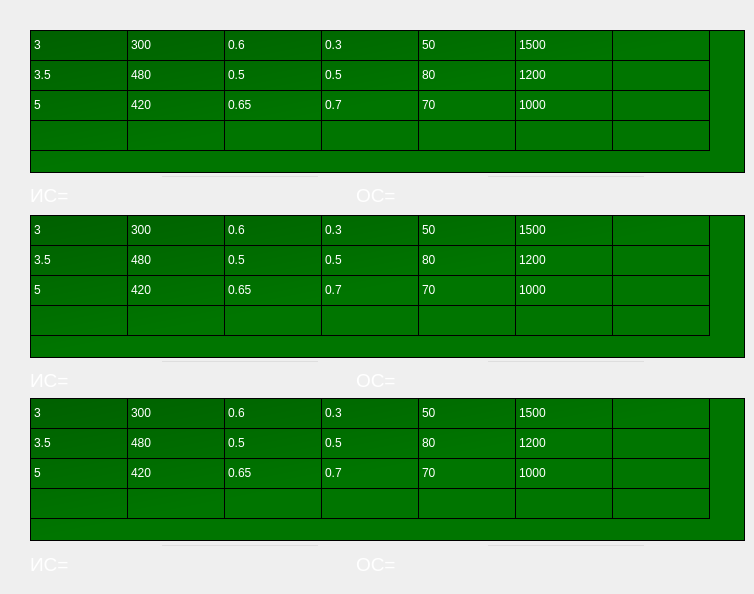
   <widget class="QWidget" name="MAI_6">
    <widget class="QLineEdit" name="IS_12">
     <property name="geometry">
      <rect>
       <x>160</x>
       <y>360</y>
       <width>160</width>
       <height>30</height>
      </rect>
     </property>
     <property name="styleSheet">
      <string notr="true">QLineEdit
{
background: rgb(0,0,0,0);
color: white;
}</string>
     </property>
     <property name="text">
      <string/>
     </property>
    </widget>
    <widget class="QLineEdit" name="IS_13">
     <property name="geometry">
      <rect>
       <x>160</x>
       <y>544</y>
       <width>160</width>
       <height>30</height>
      </rect>
     </property>
     <property name="styleSheet">
      <string notr="true">QLineEdit
{
background: rgb(0,0,0,0);
color: white;
}</string>
     </property>
     <property name="text">
      <string/>
     </property>
    </widget>
    <widget class="QTableWidget" name="tableWidget_36">
     <property name="geometry">
      <rect>
       <x>30</x>
       <y>30</y>
       <width>715</width>
       <height>143</height>
      </rect>
     </property>
     <property name="styleSheet">
      <string notr="true">QTableWidget
{
background-color: 
qlineargradient(x1: 0, y1: 0, x2: 0.5, y2: 0.5, stop: 0 #006000, stop: 1 #007500);
color:white;
}</string>
     </property>
     <property name="columnCount">
      <number>7</number>
     </property>
     <attribute name="horizontalHeaderVisible">
      <bool>false</bool>
     </attribute>
     <attribute name="horizontalHeaderCascadingSectionResizes">
      <bool>true</bool>
     </attribute>
     <attribute name="horizontalHeaderDefaultSectionSize">
      <number>97</number>
     </attribute>
     <attribute name="verticalHeaderVisible">
      <bool>false</bool>
     </attribute>
     <attribute name="verticalHeaderCascadingSectionResizes">
      <bool>true</bool>
     </attribute>
     <row>
      <property name="text">
       <string>А</string>
      </property>
     </row>
     <row>
      <property name="text">
       <string>Б</string>
      </property>
     </row>
     <row>
      <property name="text">
       <string>В</string>
      </property>
     </row>
     <row>
      <property name="text">
       <string>sum</string>
      </property>
     </row>
     <column>
      <property name="text">
       <string>A</string>
      </property>
     </column>
     <column>
      <property name="text">
       <string>Б</string>
      </property>
     </column>
     <column>
      <property name="text">
       <string>В</string>
      </property>
     </column>
     <column>
      <property name="text">
       <string>П(а(i))</string>
      </property>
     </column>
     <column>
      <property name="text">
       <string>П(а(i))^(1/6)</string>
      </property>
     </column>
     <column>
      <property name="text">
       <string>x(i)</string>
      </property>
     </column>
     <column>
      <property name="text">
       <string>max(lambda)</string>
      </property>
     </column>
     <item row="0" column="0">
      <property name="text">
       <string>3</string>
      </property>
     </item>
     <item row="0" column="1">
      <property name="text">
       <string>300</string>
      </property>
     </item>
     <item row="0" column="2">
      <property name="text">
       <string>0.6</string>
      </property>
     </item>
     <item row="0" column="3">
      <property name="text">
       <string>0.3</string>
      </property>
     </item>
     <item row="0" column="4">
      <property name="text">
       <string>50</string>
      </property>
     </item>
     <item row="0" column="5">
      <property name="text">
       <string>1500</string>
      </property>
     </item>
     <item row="1" column="0">
      <property name="text">
       <string>3.5</string>
      </property>
     </item>
     <item row="1" column="1">
      <property name="text">
       <string>480</string>
      </property>
     </item>
     <item row="1" column="2">
      <property name="text">
       <string>0.5</string>
      </property>
     </item>
     <item row="1" column="3">
      <property name="text">
       <string>0.5</string>
      </property>
     </item>
     <item row="1" column="4">
      <property name="text">
       <string>80</string>
      </property>
     </item>
     <item row="1" column="5">
      <property name="text">
       <string>1200</string>
      </property>
     </item>
     <item row="2" column="0">
      <property name="text">
       <string>5</string>
      </property>
     </item>
     <item row="2" column="1">
      <property name="text">
       <string>420</string>
      </property>
     </item>
     <item row="2" column="2">
      <property name="text">
       <string>0.65</string>
      </property>
     </item>
     <item row="2" column="3">
      <property name="text">
       <string>0.7</string>
      </property>
     </item>
     <item row="2" column="4">
      <property name="text">
       <string>70</string>
      </property>
     </item>
     <item row="2" column="5">
      <property name="text">
       <string>1000</string>
      </property>
     </item>
    </widget>
    <widget class="QLabel" name="IS_1_l_12">
     <property name="geometry">
      <rect>
       <x>30</x>
       <y>360</y>
       <width>121</width>
       <height>41</height>
      </rect>
     </property>
     <property name="styleSheet">
      <string notr="true">QLabel
{
color: white;
}</string>
     </property>
     <property name="text">
      <string>&lt;html&gt;&lt;head/&gt;&lt;body&gt;&lt;p&gt;&lt;span style=&quot; font-size:14pt;&quot;&gt;ИС=&lt;/span&gt;&lt;/p&gt;&lt;/body&gt;&lt;/html&gt;</string>
     </property>
    </widget>
    <widget class="QTableWidget" name="tableWidget_37">
     <property name="geometry">
      <rect>
       <x>30</x>
       <y>398</y>
       <width>715</width>
       <height>143</height>
      </rect>
     </property>
     <property name="styleSheet">
      <string notr="true">QTableWidget
{
background-color: 
qlineargradient(x1: 0, y1: 0, x2: 0.5, y2: 0.5, stop: 0 #006000, stop: 1 #007500);
color:white;
}</string>
     </property>
     <property name="columnCount">
      <number>7</number>
     </property>
     <attribute name="horizontalHeaderVisible">
      <bool>false</bool>
     </attribute>
     <attribute name="horizontalHeaderCascadingSectionResizes">
      <bool>true</bool>
     </attribute>
     <attribute name="horizontalHeaderDefaultSectionSize">
      <number>97</number>
     </attribute>
     <attribute name="horizontalHeaderShowSortIndicator" stdset="0">
      <bool>false</bool>
     </attribute>
     <attribute name="verticalHeaderVisible">
      <bool>false</bool>
     </attribute>
     <attribute name="verticalHeaderCascadingSectionResizes">
      <bool>true</bool>
     </attribute>
     <row>
      <property name="text">
       <string>А</string>
      </property>
     </row>
     <row>
      <property name="text">
       <string>Б</string>
      </property>
     </row>
     <row>
      <property name="text">
       <string>В</string>
      </property>
     </row>
     <row>
      <property name="text">
       <string>sum</string>
      </property>
     </row>
     <column>
      <property name="text">
       <string>A</string>
      </property>
     </column>
     <column>
      <property name="text">
       <string>Б</string>
      </property>
     </column>
     <column>
      <property name="text">
       <string>В</string>
      </property>
     </column>
     <column>
      <property name="text">
       <string>П(а(i))</string>
      </property>
     </column>
     <column>
      <property name="text">
       <string>П(а(i))^(1/6)</string>
      </property>
     </column>
     <column>
      <property name="text">
       <string>x(i)</string>
      </property>
     </column>
     <column>
      <property name="text">
       <string>max(lambda)</string>
      </property>
     </column>
     <item row="0" column="0">
      <property name="text">
       <string>3</string>
      </property>
     </item>
     <item row="0" column="1">
      <property name="text">
       <string>300</string>
      </property>
     </item>
     <item row="0" column="2">
      <property name="text">
       <string>0.6</string>
      </property>
     </item>
     <item row="0" column="3">
      <property name="text">
       <string>0.3</string>
      </property>
     </item>
     <item row="0" column="4">
      <property name="text">
       <string>50</string>
      </property>
     </item>
     <item row="0" column="5">
      <property name="text">
       <string>1500</string>
      </property>
     </item>
     <item row="1" column="0">
      <property name="text">
       <string>3.5</string>
      </property>
     </item>
     <item row="1" column="1">
      <property name="text">
       <string>480</string>
      </property>
     </item>
     <item row="1" column="2">
      <property name="text">
       <string>0.5</string>
      </property>
     </item>
     <item row="1" column="3">
      <property name="text">
       <string>0.5</string>
      </property>
     </item>
     <item row="1" column="4">
      <property name="text">
       <string>80</string>
      </property>
     </item>
     <item row="1" column="5">
      <property name="text">
       <string>1200</string>
      </property>
     </item>
     <item row="2" column="0">
      <property name="text">
       <string>5</string>
      </property>
     </item>
     <item row="2" column="1">
      <property name="text">
       <string>420</string>
      </property>
     </item>
     <item row="2" column="2">
      <property name="text">
       <string>0.65</string>
      </property>
     </item>
     <item row="2" column="3">
      <property name="text">
       <string>0.7</string>
      </property>
     </item>
     <item row="2" column="4">
      <property name="text">
       <string>70</string>
      </property>
     </item>
     <item row="2" column="5">
      <property name="text">
       <string>1000</string>
      </property>
     </item>
    </widget>
    <widget class="QLabel" name="IS_1_l_13">
     <property name="geometry">
      <rect>
       <x>30</x>
       <y>544</y>
       <width>121</width>
       <height>41</height>
      </rect>
     </property>
     <property name="styleSheet">
      <string notr="true">QLabel
{
color: white;
}</string>
     </property>
     <property name="text">
      <string>&lt;html&gt;&lt;head/&gt;&lt;body&gt;&lt;p&gt;&lt;span style=&quot; font-size:14pt;&quot;&gt;ИС=&lt;/span&gt;&lt;/p&gt;&lt;/body&gt;&lt;/html&gt;</string>
     </property>
    </widget>
    <widget class="QLabel" name="IS_1_l_14">
     <property name="geometry">
      <rect>
       <x>30</x>
       <y>175</y>
       <width>121</width>
       <height>41</height>
      </rect>
     </property>
     <property name="styleSheet">
      <string notr="true">QLabel
{
color: white;
}</string>
     </property>
     <property name="text">
      <string>&lt;html&gt;&lt;head/&gt;&lt;body&gt;&lt;p&gt;&lt;span style=&quot; font-size:14pt;&quot;&gt;ИС=&lt;/span&gt;&lt;/p&gt;&lt;/body&gt;&lt;/html&gt;</string>
     </property>
    </widget>
    <widget class="QLabel" name="OS_1_l_12">
     <property name="geometry">
      <rect>
       <x>356</x>
       <y>544</y>
       <width>121</width>
       <height>41</height>
      </rect>
     </property>
     <property name="styleSheet">
      <string notr="true">QLabel
{
color: white;
}</string>
     </property>
     <property name="text">
      <string>&lt;html&gt;&lt;head/&gt;&lt;body&gt;&lt;p&gt;&lt;span style=&quot; font-size:14pt;&quot;&gt;ОС=&lt;/span&gt;&lt;/p&gt;&lt;/body&gt;&lt;/html&gt;</string>
     </property>
    </widget>
    <widget class="QTableWidget" name="tableWidget_38">
     <property name="geometry">
      <rect>
       <x>30</x>
       <y>215</y>
       <width>715</width>
       <height>143</height>
      </rect>
     </property>
     <property name="styleSheet">
      <string notr="true">QTableWidget
{
background-color: 
qlineargradient(x1: 0, y1: 0, x2: 0.5, y2: 0.5, stop: 0 #006000, stop: 1 #007500);
color:white;
}</string>
     </property>
     <property name="columnCount">
      <number>7</number>
     </property>
     <attribute name="horizontalHeaderVisible">
      <bool>false</bool>
     </attribute>
     <attribute name="horizontalHeaderCascadingSectionResizes">
      <bool>true</bool>
     </attribute>
     <attribute name="horizontalHeaderDefaultSectionSize">
      <number>97</number>
     </attribute>
     <attribute name="verticalHeaderVisible">
      <bool>false</bool>
     </attribute>
     <row>
      <property name="text">
       <string>А</string>
      </property>
     </row>
     <row>
      <property name="text">
       <string>Б</string>
      </property>
     </row>
     <row>
      <property name="text">
       <string>В</string>
      </property>
     </row>
     <row>
      <property name="text">
       <string>sum</string>
      </property>
     </row>
     <column>
      <property name="text">
       <string>A</string>
      </property>
     </column>
     <column>
      <property name="text">
       <string>Б</string>
      </property>
     </column>
     <column>
      <property name="text">
       <string>В</string>
      </property>
     </column>
     <column>
      <property name="text">
       <string>П(а(i))</string>
      </property>
     </column>
     <column>
      <property name="text">
       <string>П(а(i))^(1/6)</string>
      </property>
     </column>
     <column>
      <property name="text">
       <string>x(i)</string>
      </property>
     </column>
     <column>
      <property name="text">
       <string>max(lambda)</string>
      </property>
     </column>
     <item row="0" column="0">
      <property name="text">
       <string>3</string>
      </property>
     </item>
     <item row="0" column="1">
      <property name="text">
       <string>300</string>
      </property>
     </item>
     <item row="0" column="2">
      <property name="text">
       <string>0.6</string>
      </property>
     </item>
     <item row="0" column="3">
      <property name="text">
       <string>0.3</string>
      </property>
     </item>
     <item row="0" column="4">
      <property name="text">
       <string>50</string>
      </property>
     </item>
     <item row="0" column="5">
      <property name="text">
       <string>1500</string>
      </property>
     </item>
     <item row="1" column="0">
      <property name="text">
       <string>3.5</string>
      </property>
     </item>
     <item row="1" column="1">
      <property name="text">
       <string>480</string>
      </property>
     </item>
     <item row="1" column="2">
      <property name="text">
       <string>0.5</string>
      </property>
     </item>
     <item row="1" column="3">
      <property name="text">
       <string>0.5</string>
      </property>
     </item>
     <item row="1" column="4">
      <property name="text">
       <string>80</string>
      </property>
     </item>
     <item row="1" column="5">
      <property name="text">
       <string>1200</string>
      </property>
     </item>
     <item row="2" column="0">
      <property name="text">
       <string>5</string>
      </property>
     </item>
     <item row="2" column="1">
      <property name="text">
       <string>420</string>
      </property>
     </item>
     <item row="2" column="2">
      <property name="text">
       <string>0.65</string>
      </property>
     </item>
     <item row="2" column="3">
      <property name="text">
       <string>0.7</string>
      </property>
     </item>
     <item row="2" column="4">
      <property name="text">
       <string>70</string>
      </property>
     </item>
     <item row="2" column="5">
      <property name="text">
       <string>1000</string>
      </property>
     </item>
    </widget>
    <widget class="QLabel" name="OS_1_l_13">
     <property name="geometry">
      <rect>
       <x>356</x>
       <y>175</y>
       <width>121</width>
       <height>41</height>
      </rect>
     </property>
     <property name="styleSheet">
      <string notr="true">QLabel
{
color: white;
}</string>
     </property>
     <property name="text">
      <string>&lt;html&gt;&lt;head/&gt;&lt;body&gt;&lt;p&gt;&lt;span style=&quot; font-size:14pt;&quot;&gt;ОС=&lt;/span&gt;&lt;/p&gt;&lt;/body&gt;&lt;/html&gt;</string>
     </property>
    </widget>
    <widget class="QLabel" name="OS_1_l_14">
     <property name="geometry">
      <rect>
       <x>356</x>
       <y>360</y>
       <width>121</width>
       <height>41</height>
      </rect>
     </property>
     <property name="styleSheet">
      <string notr="true">QLabel
{
color: white;
}</string>
     </property>
     <property name="text">
      <string>&lt;html&gt;&lt;head/&gt;&lt;body&gt;&lt;p&gt;&lt;span style=&quot; font-size:14pt;&quot;&gt;ОС=&lt;/span&gt;&lt;/p&gt;&lt;/body&gt;&lt;/html&gt;</string>
     </property>
    </widget>
    <widget class="QLineEdit" name="IS_14">
     <property name="geometry">
      <rect>
       <x>160</x>
       <y>175</y>
       <width>160</width>
       <height>30</height>
      </rect>
     </property>
     <property name="styleSheet">
      <string notr="true">QLineEdit
{
background: rgb(0,0,0,0);
color: white;
}</string>
     </property>
     <property name="text">
      <string/>
     </property>
    </widget>
    <widget class="QLineEdit" name="OS_12">
     <property name="geometry">
      <rect>
       <x>486</x>
       <y>544</y>
       <width>160</width>
       <height>30</height>
      </rect>
     </property>
     <property name="styleSheet">
      <string notr="true">QLineEdit
{
background: rgb(0,0,0,0);
color: white;
}</string>
     </property>
     <property name="text">
      <string/>
     </property>
    </widget>
    <widget class="QLineEdit" name="OS_13">
     <property name="geometry">
      <rect>
       <x>486</x>
       <y>360</y>
       <width>160</width>
       <height>30</height>
      </rect>
     </property>
     <property name="styleSheet">
      <string notr="true">QLineEdit
{
background: rgb(0,0,0,0);
color: white;
}</string>
     </property>
     <property name="text">
      <string/>
     </property>
    </widget>
    <widget class="QLineEdit" name="OS_14">
     <property name="geometry">
      <rect>
       <x>486</x>
       <y>175</y>
       <width>160</width>
       <height>30</height>
      </rect>
     </property>
     <property name="styleSheet">
      <string notr="true">QLineEdit
{
background: rgb(0,0,0,0);
color: white;
}</string>
     </property>
     <property name="text">
      <string/>
     </property>
    </widget>
   </widget>
